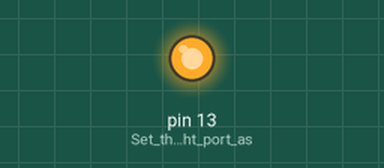
Recording of a sketch running on a simulated Arduino Uno, built with avr-gcc and run on an emulated ATmega328P. Parts: output pins drawn as LEDs (lit = HIGH). What the sketch prints to the serial monitor is not drawn.

Above: at 5.05 s.
Timing chart, 0 to 8.0 s (numbered marks = the images above):
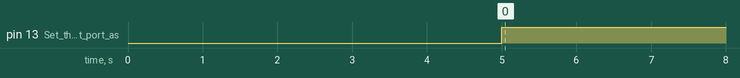

Measured:
- by itself, pin 13 (Set_the_LED_light_port_as): repeats every 0.40 s: LOW 0.20 s, HIGH 0.20 s

The sketch:

arduino_6_Read_IO_status.ino
```cpp
/**************** MKS SERVOxxD Close Loop Step Motor ***************
******************** arduino Example 6 ********************
**	Example Name：Read IO port status
**  Example Purpose：Read IO port status through serial port
**  Example phenomenon：After the program runs, it can be observed that
** 1. The LED light flashes once per second, that is, the serial port sends a command to read the number of pulses
** 2. The serial port monitor can be observed to output one IO status per second IN_1=x IN_2=x OUT_1=x OUT_2=x
** 3. Change the state of the input port (for example, the IN_1 port is grounded), and it can be observed that the state of the output IO will also change accordingly.
**  Precautions:
** 1. The serial port and the USB download port share the serial port (0,1). When uploading the program via USB, unplug the serial cable first to avoid program upload failure;
** 2. Motor working mode is set to CR_vFOC
** 3. After the program is downloaded, open the serial monitor to observe the output results (Tools->Serial monitor, select 38400 baud rate)
** 4. If the program upload fails, you can try: press and hold the RESET button of UNO, and then click upload, and when the arduino displays "uploading", quickly release the button
**********************************************************/

uint8_t txBuffer[20];      //send data array
uint8_t rxBuffer[20];      //Receive data array
uint8_t rxCnt=0;          //Receive data count

uint8_t getCheckSum(uint8_t *buffer,uint8_t len);
void readIOStatus(uint8_t slaveAddr);
bool waitingForACK(uint8_t len);
void printToMonitor(uint8_t *value);

void setup() {
  pinMode(LED_BUILTIN, OUTPUT);// Set the LED light port as output

  // Start the serial port, set the rate to 38400
  Serial.begin(38400);
  //Wait for the serial port initialization to complete
  while (!Serial) {
    ; // wait for serial port to connect. Needed for native USB port only
  }

// Power-on delay of 5000 milliseconds, waiting for the motor to be initialized
  delay(5000);
  }

void loop() {

  bool ackStatus;

  digitalWrite(LED_BUILTIN, HIGH); //light up
  readIOStatus(1); //Slave address = 1, issue a command to query the status of the IO port

  ackStatus = waitingForACK(5);      //Wait for the motor to answer

  if(ackStatus == true)        //Received IO port status
  {
    printToMonitor(&rxBuffer[3]); // IO port status output to serial monitor
    digitalWrite(LED_BUILTIN, LOW); //Lights off

  }
  else                      //Failed to receive IO port status information (1. Check the connection of the serial cable; 2. Check whether the motor is powered on; 3. Check the slave address and baud rate)
  {
    while(1)                //Flashing light quickly, indicating that the operation failed
    {
      digitalWrite(LED_BUILTIN, HIGH);
      delay(200);
      digitalWrite(LED_BUILTIN, LOW);
      delay(200);
    }
  }

  delay(1000);    //Delay 1000 milliseconds
}

/*
Function: read the number of input pulses
Input: slaveAddr slave address
output: none
 */
void readIOStatus(uint8_t slaveAddr)
{

  txBuffer[0] = 0xFA;       //frame header
  txBuffer[1] = slaveAddr;  //slave address
  txBuffer[2] = 0x34;       //function code
  txBuffer[3] = getCheckSum(txBuffer,3);  //Calculate checksum
  Serial.write(txBuffer,4);   //The serial port issues a command to read the input pulse number
}

/*
Function: Calculate the checksum of a set of data
Input: buffer data to be verified
        size The number of data to be verified
output: checksum
*/
uint8_t getCheckSum(uint8_t *buffer,uint8_t size)
{
  uint8_t i;
  uint16_t sum=0;
  for(i=0;i<size;i++)
    {
      sum += buffer[i];  //Calculate accumulated value
    }
  return(sum&0xFF);     //return checksum
}

/*
Function: wait for the slave to answer, set the timeout to 3000ms
Input: len Length of the response frame
output:
   run successfully true
   failed to run false
   timeout no response false
*/
bool waitingForACK(uint8_t len)
{
  bool retVal;       //return value
  unsigned long sTime;  //timing start time
  unsigned long time;  //current moment
  uint8_t rxByte;

  sTime = millis();    //get the current moment
  rxCnt = 0;           //Receive count value set to 0
  while(1)
  {
    if (Serial.available() > 0)     //The serial port receives data
    {
      rxByte = Serial.read();       //read 1 byte data
      if(rxCnt != 0)
      {
        rxBuffer[rxCnt++] = rxByte; //Storing data
      }
      else if(rxByte == 0xFB)       //Determine whether the frame header
      {
        rxBuffer[rxCnt++] = rxByte;   //store frame header
      }
    }

    if(rxCnt == len)    //Receive complete
    {
      if(rxBuffer[len-1] == getCheckSum(rxBuffer,len-1))
      {
        retVal = true;   //checksum correct
        break;                  //Exit while(1)
      }
      else
      {
        rxCnt = 0;  //Verification error, re-receive the response
      }
    }

    time = millis();
    if((time - sTime) > 3000)   //Judging whether to time out
    {
      retVal = false;
      break;                    //timeout, exit while(1)
    }
  }
  return(retVal);
}

/*
Function: Output the IO port status results to the serial monitor
       1. Tools -> Serial Monitor
       2. Baud rate selection 38400
       3. It can be observed that one IO port status is output per second
Input: *value IO port status starting address
output: none
*/
void printToMonitor(uint8_t *value)
{
  uint8_t iValue;
  iValue = value[0]&1;
  Serial.print("  IN_1 = ");
  Serial.print(iValue);

  iValue = (value[0]&2)>>1;
  Serial.print("  IN_2 = ");
  Serial.print(iValue);

  iValue = (value[0]&4)>>2;
  Serial.print("  OUT_1 = ");
  Serial.print(iValue);

  iValue = (value[0]&8)>>3;
  Serial.print("  OUT_2 = ");
  Serial.println(iValue);
 }
```
